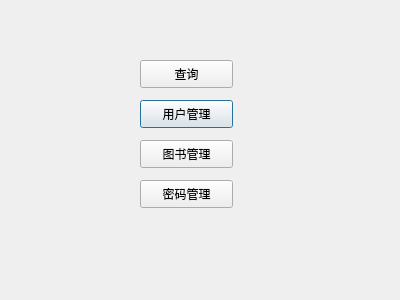
<?xml version="1.0" encoding="UTF-8"?>
<ui version="4.0">
 <class>manager</class>
 <widget class="QDialog" name="manager">
  <property name="geometry">
   <rect>
    <x>0</x>
    <y>0</y>
    <width>400</width>
    <height>300</height>
   </rect>
  </property>
  <property name="windowTitle">
   <string>Dialog</string>
  </property>
  <widget class="QPushButton" name="usrmanageBtn">
   <property name="geometry">
    <rect>
     <x>140</x>
     <y>100</y>
     <width>93</width>
     <height>28</height>
    </rect>
   </property>
   <property name="text">
    <string>用户管理</string>
   </property>
  </widget>
  <widget class="QPushButton" name="bookmanageBtn">
   <property name="geometry">
    <rect>
     <x>140</x>
     <y>140</y>
     <width>93</width>
     <height>28</height>
    </rect>
   </property>
   <property name="text">
    <string>图书管理</string>
   </property>
  </widget>
  <widget class="QPushButton" name="inquiryBtn">
   <property name="geometry">
    <rect>
     <x>140</x>
     <y>60</y>
     <width>93</width>
     <height>28</height>
    </rect>
   </property>
   <property name="text">
    <string>查询</string>
   </property>
  </widget>
  <widget class="QPushButton" name="pwdmanageBtn">
   <property name="geometry">
    <rect>
     <x>140</x>
     <y>180</y>
     <width>93</width>
     <height>28</height>
    </rect>
   </property>
   <property name="text">
    <string>密码管理</string>
   </property>
  </widget>
 </widget>
 <resources/>
 <connections/>
</ui>
